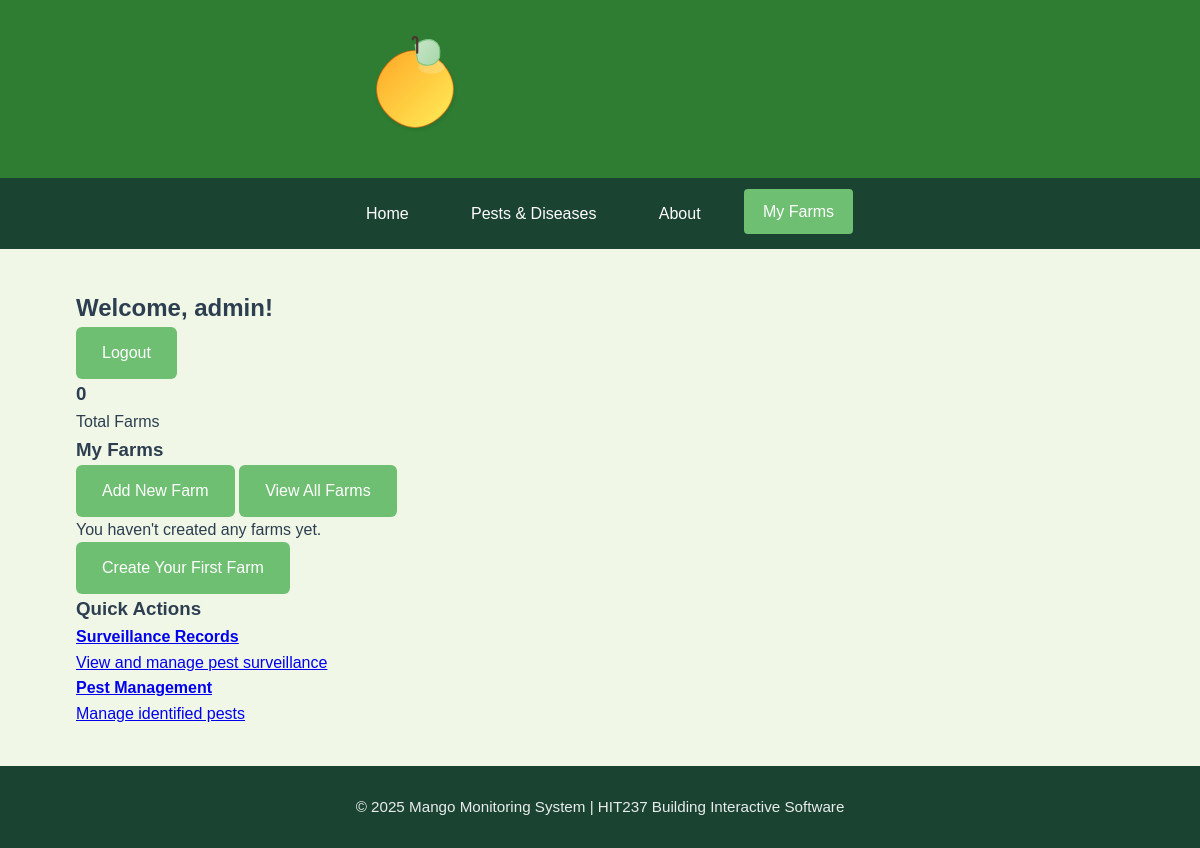
The page /myfarms/profile/ (signed in) on the database as committed earlier.
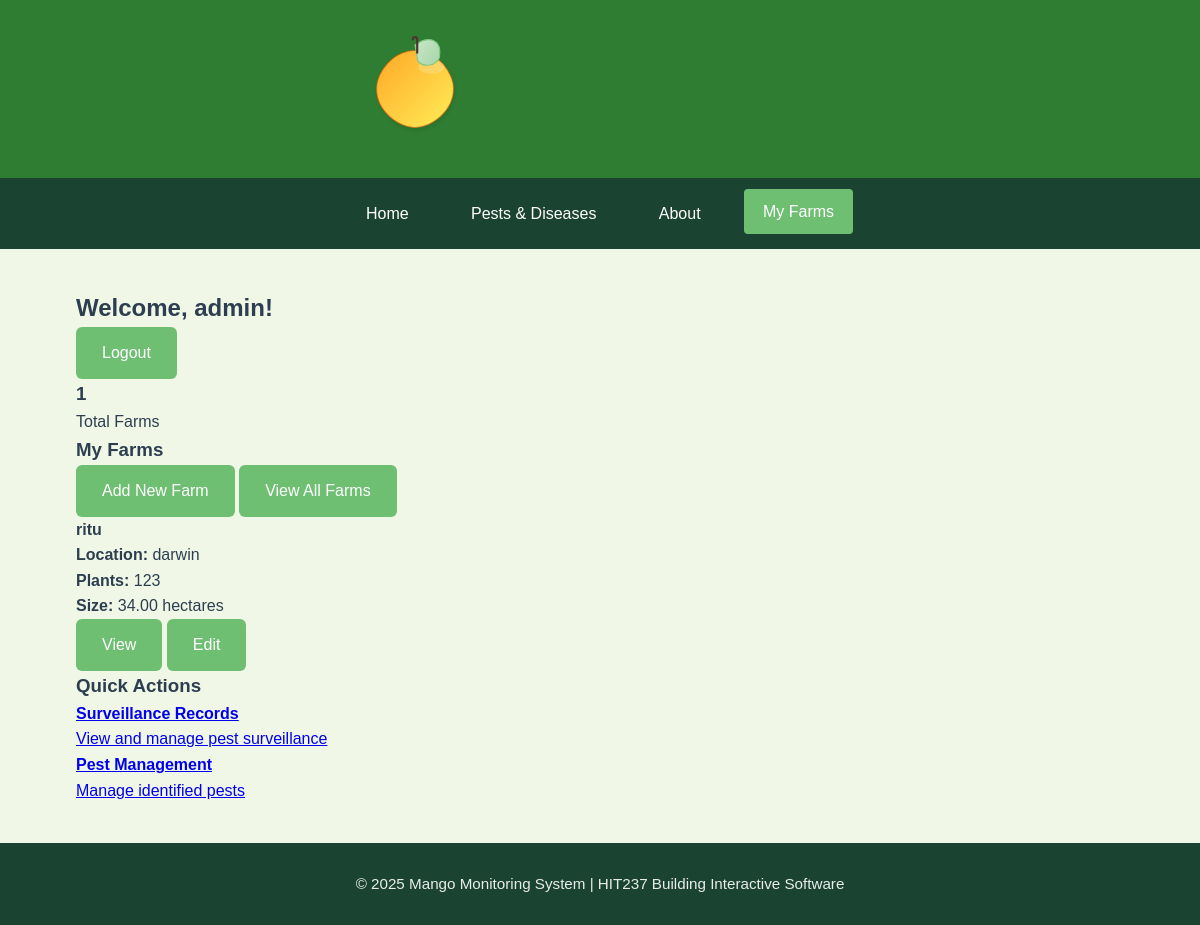
The same page on the database as committed later.
### App2/models.py (models this page shows, shortened)
class Farm(models.Model):
    name = models.CharField(max_length=100)
    location = models.CharField(max_length=150)
    owner = models.ForeignKey(User, on_delete=models.CASCADE, related_name="farms")
    total_plants = models.IntegerField(validators=[MinValueValidator(1)], help_text="Total number of mango plants on the property")
    farm_size = models.DecimalField(max_digits=10, decimal_places=2, help_text="Farm size in hectares")
    stocking_rate = models.DecimalField(max_digits=10, decimal_places=2, help_text="Plants per hectare", editable=False)
    created_at = models.DateTimeField(auto_now_add=True)
    updated_at = models.DateTimeField(auto_now=True)
    class Meta:
        ordering = ['name']

### App2/views.py (the view)
# urls.py: path('profile/', views.profile_view, name='profile'),
@login_required
def profile_view(request):
    context = {
        'farms': request.user.farms.all()[:5],
        'farms_count': request.user.farms.count(),
    }
    return render(request, 'App2/profile.html', context)

### App2/templates/App2/profile.html (shortened to what this page needs)
{% extends 'App2/base.html' %}
{% block navigation %}
<nav aria-label="Main navigation" class="main-navbar">
    <div class="nav-container">
        <ul>
            <li><a href="/" class="{% if request.resolver_match.url_name == 'index' %}active{% endif %}">Home</a></li>
            <li><a href="/projectlist/" class="{% if request.resolver_match.url_name == 'projectlist' %}active{% endif %}">Pests & Diseases</a></li>
            <li><a href="/about" class="{% if request.resolver_match.url_name == 'about' %}active{% endif %}">About</a></li>
            <li><a href="{% url 'App2:profile' %}" class="{% if request.resolver_match.url_name == 'profile' %}active{% endif %}">My Farms</a></li>
        </ul>
    </div>
</nav>
{% endblock %}
{% block content %}
<div class="main-content profile-content">
    <div class="dashboard-header">
        <h2>Welcome, {{ user.username }}!</h2>
        <a href="{% url 'App2:logout' %}" class="btn btn-secondary">Logout</a>
    </div>
    <div class="dashboard-stats">
        <div class="stat-card">
            <h3>{{ farms_count }}</h3>
            <p>Total Farms</p>
        </div>
    </div>
    <div class="dashboard-section">
        <div class="section-header">
            <h3>My Farms</h3>
            <div class="action-buttons">
                <a href="{% url 'App2:farm-create' %}" class="btn btn-primary">Add New Farm</a>
                <a href="{% url 'App2:farm-list' %}" class="btn btn-outline">View All Farms</a>
            </div>
        </div>
        {% if farms %}
            <div class="farms-grid">
                {% for farm in farms %}
                    <div class="farm-card">
                        <h4>{{ farm.name }}</h4>
                        <p><strong>Location:</strong> {{ farm.location }}</p>
                        <p><strong>Plants:</strong> {{ farm.total_plants }}</p>
                        <p><strong>Size:</strong> {{ farm.farm_size }} hectares</p>
                        <div class="farm-actions">
                            <a href="{% url 'App2:farm-detail' farm.pk %}" class="btn btn-sm">View</a>
                            <a href="{% url 'App2:farm-update' farm.pk %}" class="btn btn-sm">Edit</a>
                        </div>
                    </div>
                {% endfor %}
            </div>
        {% else %}
            <div class="empty-state">
                <p>You haven't created any farms yet.</p>
                <a href="{% url 'App2:farm-create' %}" class="btn btn-primary">Create Your First Farm</a>
            </div>
        {% endif %}
    </div>
    <div class="dashboard-section">
        <h3>Quick Actions</h3>
        <div class="quick-actions">
            <a href="{% url 'App2:surveillance-list' %}" class="action-card">
                <h4>Surveillance Records</h4>
                <p>View and manage pest surveillance</p>
            </a>
            <a href="{% url 'App2:pest-list' %}" class="action-card">
                <h4>Pest Management</h4>
                <p>Manage identified pests</p>
            </a>
        </div>
    </div>
</div>
{% endblock %}

### App2/templates/App2/base.html (shortened to what this page needs)
{% load static %}
<!DOCTYPE html>
<html lang="en">
<head>
    <link rel="stylesheet" href="{% static 'css/base.css' %}">
</head>
<body>
    <header>
        <div class="header-container">
            <a href="/" class="logo-container">
                <img src="{% static 'images/mango-logo.svg' %}" alt="Mango Monitoring Logo" class="site-logo">
            </a>
            <h1 class="site-title">Mango Monitoring System</h1>
        </div>    </header>
    {% block navigation %}{% endblock %}
    <main id="main-content">
        {% block content %}{% endblock %}
    </main>
    <footer>
        <div>
            <p>&copy; 2025 Mango Monitoring System | HIT237 Building Interactive Software</p>
        </div>
    </footer>
</body>
</html>

### App1/static/css/base.css (style rules this page uses)
:root { --primary-green: #2E7D32; --secondary-green: #6FBF73; --accent-green: #A2C523; --light-bg: #F0F7E6; --card-bg: #FFFFFF; --text-dark: #2C3E50; --text-light: #5D6D7E; --shadow-sm: 0 2px 8px rgba(46, 125, 50, 0.1); --shadow-md: 0 4px 12px rgba(46, 125, 50, 0.15); }
* { margin: 0; padding: 0; box-sizing: border-box; font-family: 'Poppins', sans-serif; }
body { min-height: 100vh; display: flex; flex-direction: column; background-color: var(--light-bg); color: var(--text-dark); line-height: 1.6; }
header { background-color: var(--primary-green); padding: 1.2rem 0; box-shadow: var(--shadow-sm); display:flex; justify-content: center ; }
.header-container { width: 90%; max-width: 1200px; margin: 0 auto; display: flex; justify-content: center; align-items: center; flex-wrap: wrap; }
.logo-container { display: flex; align-items: center; gap: 15px; }
.site-logo { height: 110px; width: auto; transition: transform 0.4s cubic-bezier(0.25, 1, 0.5, 1); }
.header-container { display: flex; align-items: center; padding: 15px 0; }
.site-title { font-size: 1.8rem; background: linear-gradient(white); -webkit-background-clip: text; background-clip: text; color: transparent; margin-left: 10px; }
nav { background-color: #1B4332; position: sticky; top: 0; z-index: 100; }
.nav-container { width: 90%; max-width: 1200px; margin: 0 auto; padding: 0.8rem 0; display: flex; justify-content: center; }
nav ul { display: flex; list-style: none; gap: 1.5rem; }
nav a { color: white; text-decoration: none; font-weight: 500; padding: 0.6rem 1.2rem; border-radius: 4px; transition: all 0.3s ease; display: inline-block; }
nav a.active { background-color: var(--secondary-green); transform: translateY(-2px); }
main { flex: 1; width: 90%; max-width: 1200px; margin: 2.5rem auto; padding: 0 1rem; }
.btn { display: inline-flex; align-items: center; gap: 0.5rem; padding: 0.7rem 1.5rem; background-color: var(--secondary-green); color: white; border-radius: 6px; text-decoration: none; font-weight: 500; transition: all 0.3s ease; border: 2px solid transparent; }
footer { background-color: #1B4332; color: white; padding: 1.8rem 0; margin-top: auto; text-align: center; }
footer p { font-size: 0.95rem; opacity: 0.9; }

Rows that differ between the two databases and show on the page:
added Farm: name "ritu", location "darwin", total_plants "123", farm_size "34.00"
Other text that changed with them:
{{ farms_count }}: "0" → "1"
text no longer shown: "You haven't created any farms yet. Create Your First Farm"
